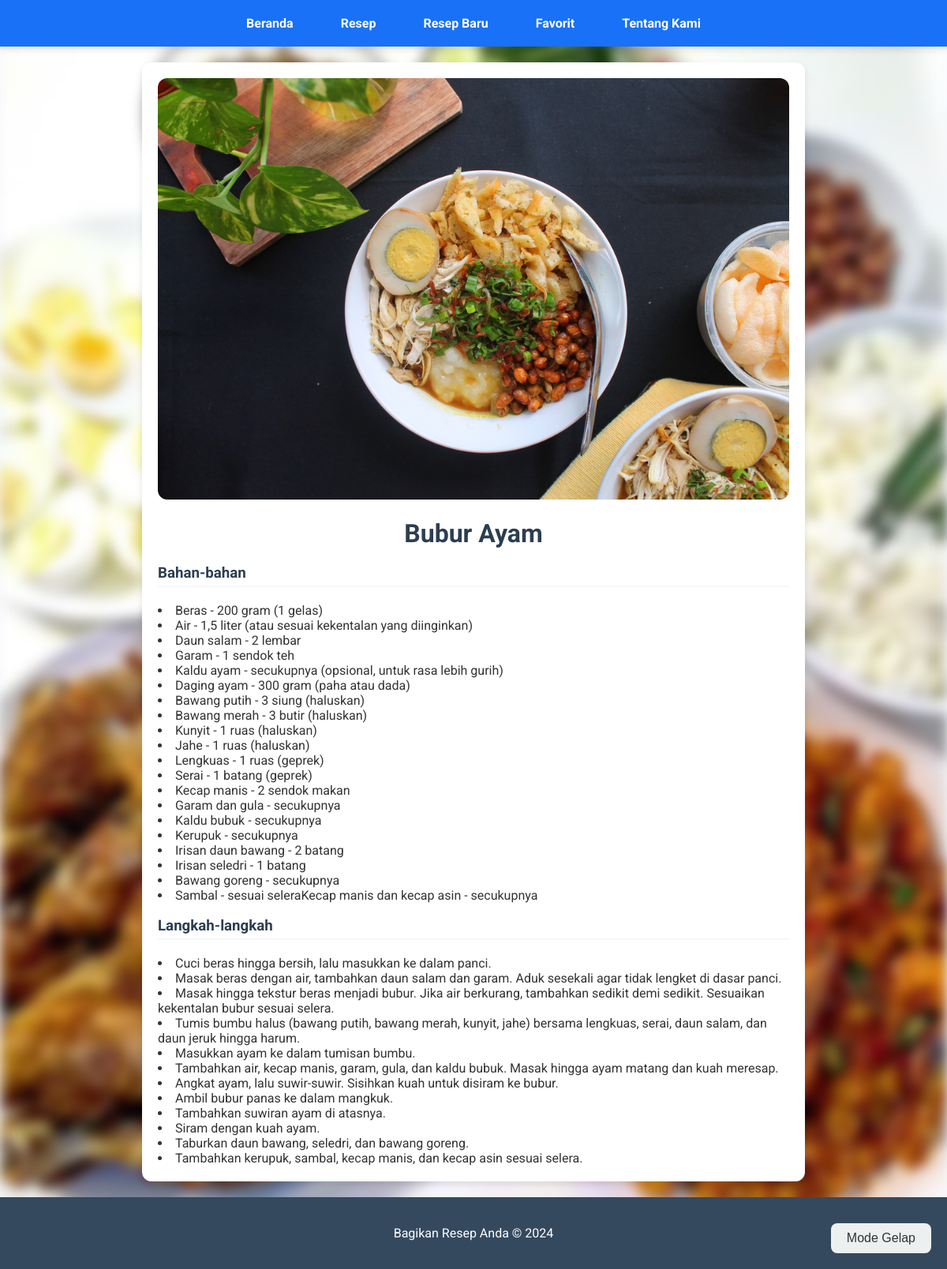
/detail-resep.php?id_resep=4, run on the app's committed database.
### tables this page shows
CREATE TABLE `resep` (
  `id_resep` int(11) NOT NULL,
  `judul_resep` varchar(255) NOT NULL,
  `deskripsi_resep` varchar(255) NOT NULL,
  `bahan_resep` text NOT NULL,
  `cara_resep` text NOT NULL,
  `gambar_resep` varchar(255) NOT NULL
);

### detail-resep.php (the view, shortened to what this page needs)
<?php
require 'config.php';
if (isset($_GET['id_resep'])) {
    $id_resep = $_GET['id_resep'];
    $sql = "SELECT * FROM resep WHERE id_resep = $id_resep";
    $result = mysqli_query($conn, $sql);
    $row = mysqli_fetch_assoc($result);
    $bahan_resep = explode('+', $row['bahan_resep']);
    $cara_resep = explode('+', $row['cara_resep']);
}
?>
<!DOCTYPE html>
<html lang="id">
<head>
</head>
<body>
    <div class="navbar">
        <a href="web user.php">Beranda</a>
        <a href="resep.php">Resep</a>
        <a href="tambahkan resep.php">Resep Baru</a>
        <a href="favorit.php">Favorit</a>
        <a href="#">Tentang Kami</a>
    </div>
    <div class="container">
    <img src="<?= $row['gambar_resep'] ?>" alt="Gambar Resep" class="recipe-image">
    <h1 class="recipe-title"><?= $row['judul_resep'] ?></h1>
    <div class="ingredients">
    <h3>Bahan-bahan</h3>
    </div>
    <?php
    for ($i = 1; $i < count($bahan_resep); $i++){
        ?>
        <li><?= $bahan_resep[$i] ?></li>
    <?php
    }
    ?>
    <div class="instructions">
    <h3>Langkah-langkah</h3>
    </div>
    <?php
    for ($i = 1; $i < count($cara_resep); $i++){
        ?>
        <li><?= $cara_resep[$i] ?></li>
    <?php
    }
    ?>
    </div>
<footer>
        <p>Bagikan Resep Anda &copy; 2024</p>
    </footer>
    <button class="dark-mode-toggle" onclick="toggleDarkMode()">Mode Gelap</button>
</body>
</html>

### detail-resep.php (style rules this page uses)
body { font-family: 'Roboto', sans-serif; margin: 0; padding: 0; background-color: #f5f7fa; color: #333; display: flex; flex-direction: column; min-height: 100vh; }
h1, h2, h3, h4 { color: #2c3e50; }
.container { max-width: 1100px; margin: 0 auto; padding: 20px; }
.navbar { background: linear-gradient(135deg, rgb(24, 113, 247), rgb(24, 113, 247)); padding: 10px 20px; display: flex; justify-content: center; align-items: center; box-shadow: 0 4px 8px rgba(0, 0, 0, 0.1); }
.navbar a { color: white; text-decoration: none; margin: 0 15px; font-weight: bold; font-size: 16px; padding: 10px 15px; border-radius: 5px; transition: background-color 0.3s ease, color 0.3s ease; }
.container { max-width: 800px; margin: 20px auto; padding: 20px; background: white; border-radius: 12px; box-shadow: 0 4px 8px rgba(0, 0, 0, 0.1); }
.recipe-image { width: 100%; border-radius: 12px; }
.recipe-title { color: #2c3e50; text-align: center; font-size: 2em; margin: 20px 0; }
.ingredients, .instructions { margin-bottom: 20px; }
.ingredients h3, .instructions h3 { color: #2c3e50; border-bottom: 2px solid #f5f7fa; padding-bottom: 5px; }
footer { background: #34495e; color: white; padding: 20px; text-align: center; margin-top: auto; }
.dark-mode-toggle { position: fixed; bottom: 20px; right: 20px; background: #ecf0f1; color: #333; border: none; padding: 10px 20px; font-size: 16px; border-radius: 8px; cursor: pointer; transition: background-color 0.3s ease, color 0.3s ease; }

### data on the page
resep: gambar_resep (picture), judul_resep "Bubur Ayam", bahan_resep "Beras - 200 gram (1 gelas)", bahan_resep "Air - 1,5 liter (atau sesuai kekentalan yang diinginkan)", bahan_resep "Daun salam - 2 lembar", bahan_resep "Garam - 1 sendok teh", bahan_resep "Kaldu ayam - secukupnya (opsional, untuk rasa lebih gurih)", bahan_resep "Daging ayam - 300 gram (paha atau dada)", bahan_resep "Bawang putih - 3 siung (haluskan)", bahan_resep "Bawang merah - 3 butir (haluskan)", bahan_resep "Kunyit - 1 ruas (haluskan)", bahan_resep "Jahe - 1 ruas (haluskan)", bahan_resep "Lengkuas - 1 ruas (geprek)", bahan_resep "Serai - 1 batang (geprek)", bahan_resep "Kecap manis - 2 sendok makan", bahan_resep "Garam dan gula - secukupnya", bahan_resep "Kaldu bubuk - secukupnya", bahan_resep "Kerupuk - secukupnya", bahan_resep "Irisan daun bawang - 2 batang", bahan_resep "Irisan seledri - 1 batang", bahan_resep "Bawang goreng - secukupnya", bahan_resep "Sambal - sesuai seleraKecap manis dan kecap asin - secukupnya", cara_resep "Cuci beras hingga bersih, lalu masukkan ke dalam panci.", cara_resep "Masak beras dengan air, tambahkan daun salam dan garam. Aduk sesekali agar tidak lengket di dasar panci.", cara_resep "Masak hingga tekstur beras menjadi bubur. Jika air berkurang, tambahkan sedikit demi sedikit. Sesuaikan kekentalan bubur sesuai selera.", cara_resep "Tumis bumbu halus (bawang putih, bawang merah, kunyit, jahe) bersama lengkuas, serai, daun salam, dan daun jeruk hingga harum.", cara_resep "Masukkan ayam ke dalam tumisan bumbu.", cara_resep "Tambahkan air, kecap manis, garam, gula, dan kaldu bubuk. Masak hingga ayam matang dan kuah meresap.", cara_resep "Angkat ayam, lalu suwir-suwir. Sisihkan kuah untuk disiram ke bubur.", cara_resep "Ambil bubur panas ke dalam mangkuk.", cara_resep "Tambahkan suwiran ayam di atasnya.", cara_resep "Siram dengan kuah ayam.", cara_resep "Taburkan daun bawang, seledri, dan bawang goreng.", cara_resep "Tambahkan kerupuk, sambal, kecap manis, dan kecap asin sesuai selera."
